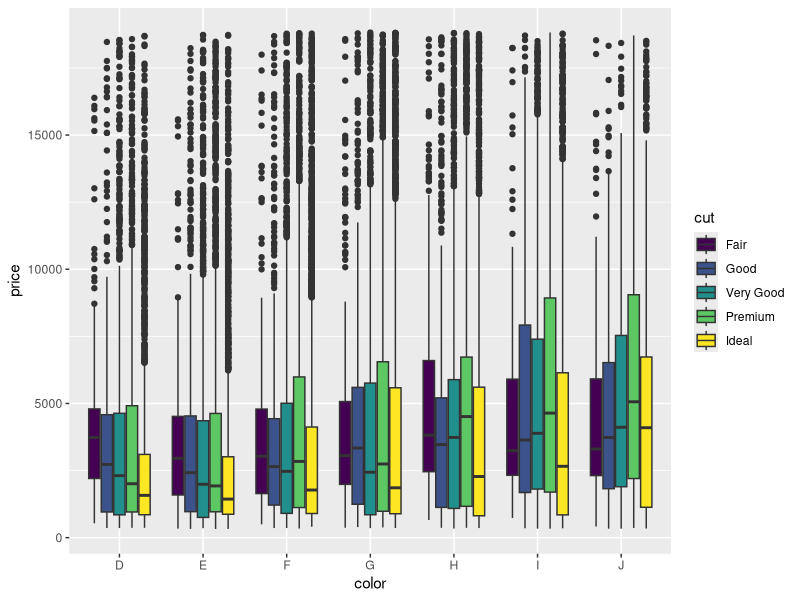
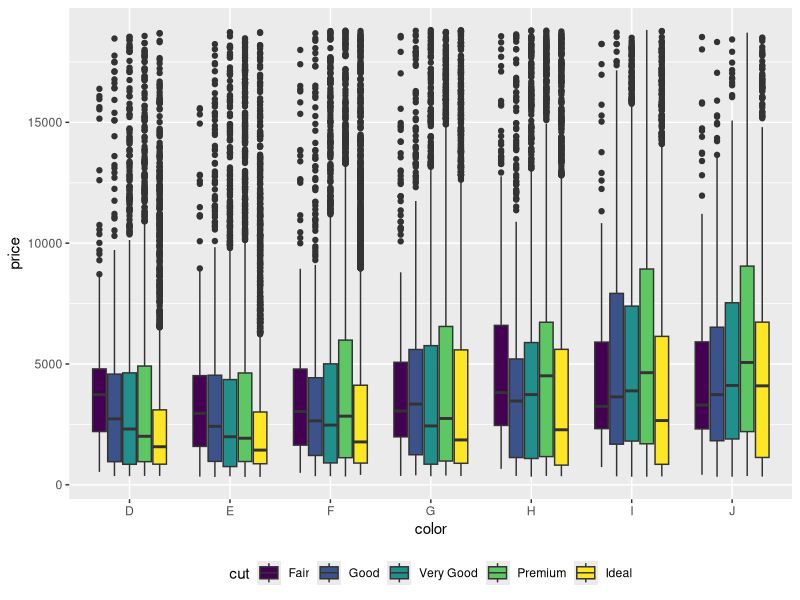
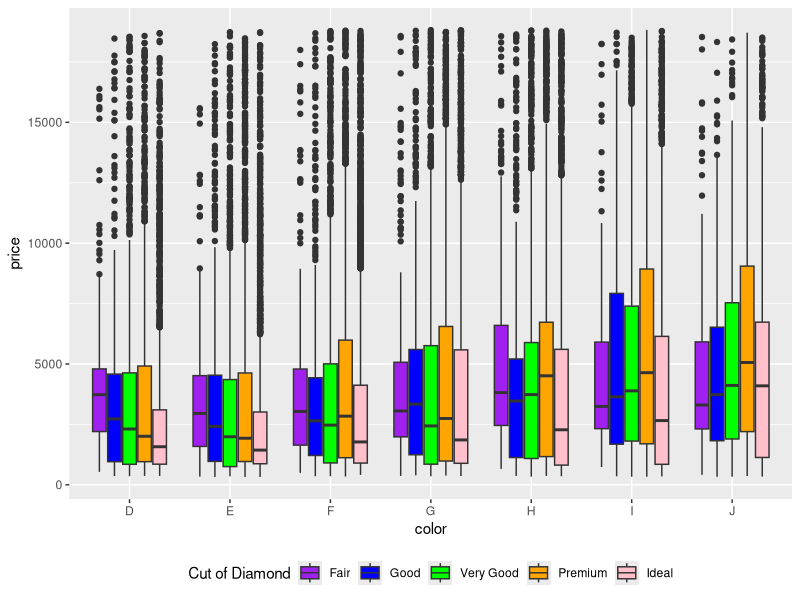

Reproduce these figures in R, in order. (Note: this script raises an error after producing the figures.)
## ---- chunk 1
library(tidyverse)
ggplot(diamonds, aes(color, price, fill = cut))+ geom_boxplot()
## ---- chunk 2
ggplot(diamonds, aes(color, price, fill = cut))+ geom_boxplot()+theme(legend.position = "bottom")
## ---- chunk 3
ggplot(diamonds, aes(color, price, fill = cut))+ geom_boxplot()+theme(legend.position = "bottom")+scale_fill_manual(name = "Cut of Diamond", values = c("purple", "blue", "green", "orange", "pink"))
## ---- chunk 4
ggplot(penguins, aes(bill_length_mm, bill_depth_mm, color = island))+ geom_point()
## ---- chunk 5
ggplot(penguins, aes(bill_length_mm, bill_depth_mm, color = island))+ geom_point()+theme(legend.position = "top")
## ---- chunk 6
ggplot(penguins, aes(bill_length_mm, bill_depth_mm, color = island))+ geom_point()+theme(legend.position = "none")
## ---- chunk 7
ggplot(penguins, aes(bill_length_mm, bill_depth_mm, color = island))+ geom_point()+theme(legend.position = "top")+scale_color_manual(name = "Island of Penguin", values = c("steelblue", "maroon4", "maroon"))+theme_bw()
## ---- chunk 8
ggplot(penguins, aes(bill_length_mm, bill_depth_mm, color = flipper_length_mm))+ geom_point()+theme(legend.position = "top")+theme_bw()+guides(color = guide_legend(title = "Flipper Length"))
## ---- chunk 9
ggplot(diamonds, aes(color, price, color = cut))+geom_point()

ggplot(diamonds, aes(color, price, color = cut))+geom_boxplot()+facet_wrap(~cut)

ggplot(diamonds, aes(carat, price, color = cut))+geom_point()+ geom_smooth(method = "lm")+facet_wrap(~cut)
## ---- chunk 10
ggplot(diamonds, aes(carat, price, color = cut))+geom_point()+ geom_smooth(method = "lm")+facet_wrap(~color)
## ---- chunk 11
levels(penguins$species)<- c("Adelie Penguin", "Chinstrap Penguin", "Gentoo Penguin")

ggplot(penguins, aes(bill_length_mm, bill_depth_mm))+geom_point()+facet_wrap(~species)
## ---- chunk 12
speciesTitle<- c("Adelie Penguin" = "Adelie", "Chinstrap Penguin" = "Chinstrap", "Gentoo Penguin" = "Gentoo")
ggplot(penguins, aes(bill_length_mm, bill_depth_mm))+geom_point()+facet_wrap(~species, labeller = as_labeller(speciesTitle))
## ---- chunk 13
cylName<- c("4" = "Four Cylinder", "6" = "Six Cylinder", "8" = "Eight Cylinder")

ggplot(mtcars, aes(mpg, hp, color = cyl))+geom_point()+facet_wrap(~cyl, labeller = as_labeller(cylName))+theme_bw()+theme(legend.position = "none")+xlab("Miles Per Gallon")+ylab(" Gross Horsepower")+ggtitle("Miles Per Gallon and Horsepower per Cylinder Level")
## ---- chunk 14
ggsave("FinalmpgHPcylGraph.jpeg", width = 10, height = 8, units = "in", dpi = 300)
## ---- chunk 15

## ---- chunk 16

